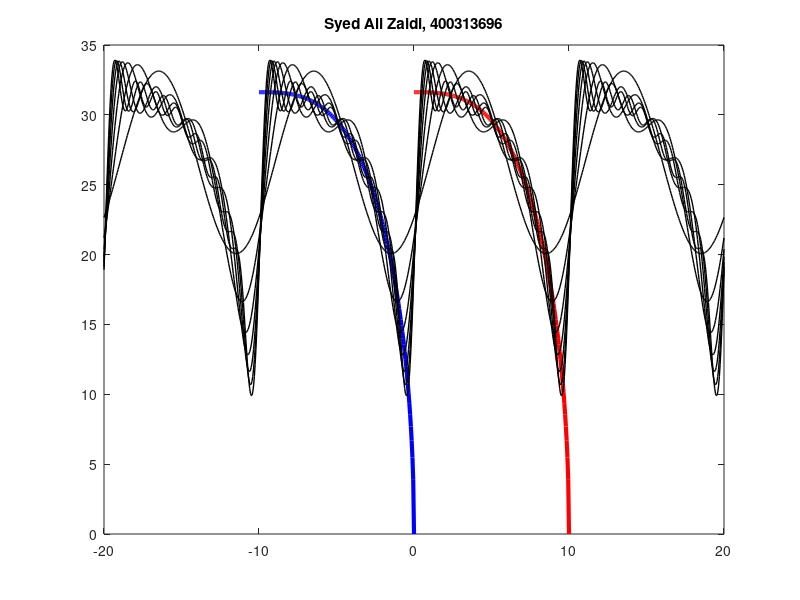

Write MATLAB code to recreate this figure.
L = 10;
x = linspace(0,L,200);
f = sqrt(1000-x.^3);
plot(x,f,'r','linewidth', 3);
title('Syed Ali Zaidi, 400313696');
x = linspace(-L,0,200);

hold on;
plot(x,f,'b','linewidth',3);
ai = zeros(1,7);
bi = zeros(1,7);
x = linspace(-2*L,-L,200);
a0 = (2/L)*trapz(x,f);
fc = zeros(1,200);
for n = 1:7
    y = f.*sin(2*n*pi*x/L);
    ai(n) = (2/L)*trapz(x,y);
    y = f.*cos(2*n*pi*x/L);
    bi(n) = (2/L)*trapz(x,y);
    fc = fc + ai(n)*sin(2*n*pi*x/L) + bi(n)*cos(2*n*pi*x/L);
    fin = fc + a0/2;
    plot(x,fin,'k','linewidth',1);
end

ai = zeros(1,7);
bi = zeros(1,7);
x = linspace(-L,0,200);
a0 = (2/L)*trapz(x,f);
fc = zeros(1,200);
for n = 1:7
    y = f.*sin(2*n*pi*x/L);
    ai(n) = (2/L)*trapz(x,y);
    y = f.*cos(2*n*pi*x/L);
    bi(n) = (2/L)*trapz(x,y);
    fc = fc + ai(n)*sin(2*n*pi*x/L) + bi(n)*cos(2*n*pi*x/L);
    fin = fc + a0/2;
    plot(x,fin,'k','linewidth',1);
end

ai = zeros(1,7);
bi = zeros(1,7);
x = linspace(0,L,200);
a0 = (2/L)*trapz(x,f);
fc = zeros(1,200);
for n = 1:7
    y = f.*sin(2*n*pi*x/L);
    ai(n) = (2/L)*trapz(x,y);
    y = f.*cos(2*n*pi*x/L);
    bi(n) = (2/L)*trapz(x,y);
    fc = fc + ai(n)*sin(2*n*pi*x/L) + bi(n)*cos(2*n*pi*x/L);
    fin = fc + a0/2;
    plot(x,fin,'k','linewidth',1);
end

ai = zeros(1,7);
bi = zeros(1,7);
x = linspace(L,2*L,200);
a0 = (2/L)*trapz(x,f);
fc = zeros(1,200);
for n = 1:7
    y = f.*sin(2*n*pi*x/L);
    ai(n) = (2/L)*trapz(x,y);
    y = f.*cos(2*n*pi*x/L);
    bi(n) = (2/L)*trapz(x,y);
    fc = fc + ai(n)*sin(2*n*pi*x/L) + bi(n)*cos(2*n*pi*x/L);
    fin = fc + a0/2;
    plot(x,fin,'k','linewidth',1);
end
hold off;